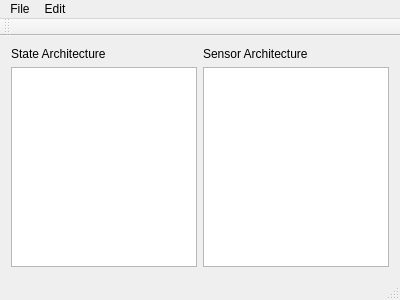
<?xml version="1.0" encoding="UTF-8"?>
<ui version="4.0">
 <class>MainWindow</class>
 <widget class="QMainWindow" name="MainWindow">
  <property name="geometry">
   <rect>
    <x>0</x>
    <y>0</y>
    <width>400</width>
    <height>300</height>
   </rect>
  </property>
  <property name="windowTitle">
   <string>MainWindow</string>
  </property>
  <widget class="QWidget" name="centralWidget">
   <layout class="QGridLayout" name="gridLayout">
    <item row="0" column="0">
     <layout class="QHBoxLayout" name="horizontalLayout">
      <item>
       <layout class="QVBoxLayout" name="verticalLayout">
        <item>
         <widget class="QLabel" name="label">
          <property name="text">
           <string>State Architecture</string>
          </property>
         </widget>
        </item>
        <item>
         <widget class="QTextEdit" name="StateArch">
          <property name="font">
           <font>
            <family>Arial</family>
            <pointsize>14</pointsize>
           </font>
          </property>
          <property name="autoFormatting">
           <set>QTextEdit::AutoNone</set>
          </property>
          <property name="readOnly">
           <bool>true</bool>
          </property>
         </widget>
        </item>
       </layout>
      </item>
      <item>
       <layout class="QVBoxLayout" name="verticalLayout_2">
        <item>
         <widget class="QLabel" name="label_2">
          <property name="text">
           <string>Sensor Architecture</string>
          </property>
         </widget>
        </item>
        <item>
         <widget class="QTextEdit" name="SensorArch">
          <property name="font">
           <font>
            <family>Arial</family>
            <pointsize>14</pointsize>
           </font>
          </property>
          <property name="readOnly">
           <bool>true</bool>
          </property>
         </widget>
        </item>
       </layout>
      </item>
     </layout>
    </item>
   </layout>
  </widget>
  <widget class="QMenuBar" name="menuBar">
   <property name="geometry">
    <rect>
     <x>0</x>
     <y>0</y>
     <width>400</width>
     <height>22</height>
    </rect>
   </property>
   <property name="nativeMenuBar">
    <bool>false</bool>
   </property>
   <widget class="QMenu" name="menuFile">
    <property name="title">
     <string>File</string>
    </property>
    <addaction name="actionExport_Table"/>
   </widget>
   <widget class="QMenu" name="menuEdit">
    <property name="title">
     <string>Edit</string>
    </property>
    <addaction name="actionConfiguration"/>
    <addaction name="actionEdit_Table"/>
   </widget>
   <addaction name="menuFile"/>
   <addaction name="menuEdit"/>
  </widget>
  <widget class="QToolBar" name="mainToolBar">
   <attribute name="toolBarArea">
    <enum>TopToolBarArea</enum>
   </attribute>
   <attribute name="toolBarBreak">
    <bool>false</bool>
   </attribute>
  </widget>
  <widget class="QStatusBar" name="statusBar"/>
  <action name="actionExport_Table">
   <property name="text">
    <string>Export Table</string>
   </property>
  </action>
  <action name="actionConfiguration">
   <property name="text">
    <string>Setup Utility...</string>
   </property>
  </action>
  <action name="actionEdit_Table">
   <property name="text">
    <string>Edit Table...</string>
   </property>
  </action>
 </widget>
 <layoutdefault spacing="6" margin="11"/>
 <resources/>
 <connections/>
</ui>
